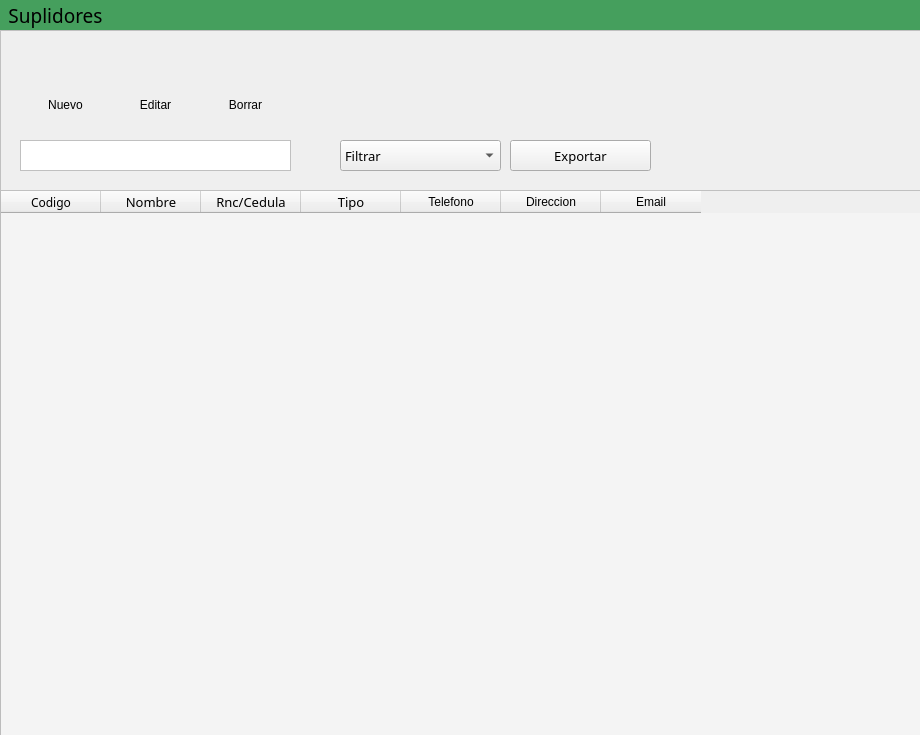
<?xml version="1.0" encoding="UTF-8"?>
<ui version="4.0">
 <class>MainWindow</class>
 <widget class="QMainWindow" name="MainWindow">
  <property name="geometry">
   <rect>
    <x>0</x>
    <y>0</y>
    <width>920</width>
    <height>735</height>
   </rect>
  </property>
  <property name="minimumSize">
   <size>
    <width>0</width>
    <height>0</height>
   </size>
  </property>
  <property name="windowTitle">
   <string>MainWindow</string>
  </property>
  <widget class="QWidget" name="centralwidget">
   <property name="styleSheet">
    <string notr="true">QTableWidget{

background: #f4f4f4;


}</string>
   </property>
   <widget class="QWidget" name="widget_2" native="true">
    <property name="geometry">
     <rect>
      <x>0</x>
      <y>0</y>
      <width>1231</width>
      <height>31</height>
     </rect>
    </property>
    <property name="styleSheet">
     <string notr="true">background: rgb(69, 159, 93);</string>
    </property>
    <widget class="QLabel" name="label">
     <property name="geometry">
      <rect>
       <x>0</x>
       <y>0</y>
       <width>111</width>
       <height>31</height>
      </rect>
     </property>
     <property name="font">
      <font>
       <family>Bahnschrift SemiBold</family>
       <pointsize>14</pointsize>
      </font>
     </property>
     <property name="styleSheet">
      <string notr="true">COLOR: black;</string>
     </property>
     <property name="text">
      <string>&lt;html&gt;&lt;head/&gt;&lt;body&gt;&lt;p align=&quot;center&quot;&gt;Suplidores&lt;/p&gt;&lt;/body&gt;&lt;/html&gt;</string>
     </property>
    </widget>
   </widget>
   <widget class="QTableWidget" name="suppliers">
    <property name="geometry">
     <rect>
      <x>0</x>
      <y>190</y>
      <width>921</width>
      <height>561</height>
     </rect>
    </property>
    <property name="styleSheet">
     <string notr="true">font: 25 10pt &quot;Bahnschrift Light&quot;;</string>
    </property>
    <column>
     <property name="text">
      <string>Codigo</string>
     </property>
     <property name="font">
      <font>
       <family>Bahnschrift Light</family>
      </font>
     </property>
    </column>
    <column>
     <property name="text">
      <string>Nombre</string>
     </property>
     <property name="font">
      <font>
       <family>Bahnschrift Light</family>
       <pointsize>10</pointsize>
      </font>
     </property>
    </column>
    <column>
     <property name="text">
      <string>Rnc/Cedula</string>
     </property>
     <property name="font">
      <font>
       <family>Bahnschrift Light</family>
       <pointsize>10</pointsize>
      </font>
     </property>
    </column>
    <column>
     <property name="text">
      <string>Tipo</string>
     </property>
     <property name="font">
      <font>
       <family>Bahnschrift Light</family>
       <pointsize>10</pointsize>
      </font>
     </property>
    </column>
    <column>
     <property name="text">
      <string>Telefono</string>
     </property>
    </column>
    <column>
     <property name="text">
      <string>Direccion</string>
     </property>
    </column>
    <column>
     <property name="text">
      <string>Email</string>
     </property>
    </column>
   </widget>
   <widget class="QWidget" name="widget" native="true">
    <property name="geometry">
     <rect>
      <x>0</x>
      <y>30</y>
      <width>921</width>
      <height>161</height>
     </rect>
    </property>
    <property name="styleSheet">
     <string notr="true">#widget{
border:1px solid #C0C0C0 ;
background: qlineargradient(x1: 0, y1: 1, x2: 0, y2: 0,
stop: 0 rgb(190, 190, 190),
stop: 1 #DCDCDC);
}

QFrame::hover {
background: rgb(170, 170, 170);

}</string>
    </property>
    <widget class="QLineEdit" name="searchinput">
     <property name="geometry">
      <rect>
       <x>20</x>
       <y>110</y>
       <width>271</width>
       <height>31</height>
      </rect>
     </property>
     <property name="font">
      <font>
       <family>Bahnschrift Light</family>
       <pointsize>10</pointsize>
      </font>
     </property>
     <property name="styleSheet">
      <string notr="true">border:1px solid #C0C0C0 ;</string>
     </property>
     <property name="alignment">
      <set>Qt::AlignCenter</set>
     </property>
    </widget>
    <widget class="QPushButton" name="searchbuttot">
     <property name="geometry">
      <rect>
       <x>300</x>
       <y>110</y>
       <width>31</width>
       <height>31</height>
      </rect>
     </property>
     <property name="styleSheet">
      <string notr="true">border: none;
background: transparent;</string>
     </property>
     <property name="text">
      <string/>
     </property>
     <property name="icon">
      <iconset>
       <normaloff>../../.designer/IMGS/13.png</normaloff>
       <normalon>../IMGS/13.png</normalon>../../.designer/IMGS/13.png</iconset>
     </property>
    </widget>
    <widget class="QComboBox" name="comboBox">
     <property name="geometry">
      <rect>
       <x>340</x>
       <y>110</y>
       <width>161</width>
       <height>31</height>
      </rect>
     </property>
     <property name="font">
      <font>
       <family>Bahnschrift Light</family>
       <pointsize>10</pointsize>
      </font>
     </property>
     <property name="styleSheet">
      <string notr="true"/>
     </property>
     <item>
      <property name="text">
       <string>Filtrar</string>
      </property>
      <property name="icon">
       <iconset>
        <normalon>../IMGS/41.png</normalon>
       </iconset>
      </property>
     </item>
    </widget>
    <widget class="QPushButton" name="exportsuppliers">
     <property name="geometry">
      <rect>
       <x>510</x>
       <y>110</y>
       <width>141</width>
       <height>31</height>
      </rect>
     </property>
     <property name="font">
      <font>
       <family>Bahnschrift Light</family>
       <pointsize>10</pointsize>
      </font>
     </property>
     <property name="cursor">
      <cursorShape>PointingHandCursor</cursorShape>
     </property>
     <property name="text">
      <string>Exportar</string>
     </property>
     <property name="icon">
      <iconset>
       <normaloff>../IMGS/40.png</normaloff>../IMGS/40.png</iconset>
     </property>
     <property name="iconSize">
      <size>
       <width>19</width>
       <height>19</height>
      </size>
     </property>
    </widget>
    <widget class="QFrame" name="New">
     <property name="geometry">
      <rect>
       <x>20</x>
       <y>10</y>
       <width>91</width>
       <height>81</height>
      </rect>
     </property>
     <property name="cursor">
      <cursorShape>PointingHandCursor</cursorShape>
     </property>
     <property name="styleSheet">
      <string notr="true">border-radius: 10px;
</string>
     </property>
     <property name="frameShape">
      <enum>QFrame::StyledPanel</enum>
     </property>
     <property name="frameShadow">
      <enum>QFrame::Raised</enum>
     </property>
     <widget class="QLabel" name="Nuevo">
      <property name="geometry">
       <rect>
        <x>0</x>
        <y>50</y>
        <width>91</width>
        <height>31</height>
       </rect>
      </property>
      <property name="styleSheet">
       <string notr="true"/>
      </property>
      <property name="text">
       <string>&lt;html&gt;&lt;head/&gt;&lt;body&gt;&lt;p align=&quot;center&quot;&gt;Nuevo&lt;/p&gt;&lt;/body&gt;&lt;/html&gt;</string>
      </property>
     </widget>
     <widget class="QLabel" name="suppliericon">
      <property name="geometry">
       <rect>
        <x>25</x>
        <y>10</y>
        <width>40</width>
        <height>40</height>
       </rect>
      </property>
      <property name="styleSheet">
       <string notr="true">background: None;</string>
      </property>
      <property name="text">
       <string/>
      </property>
      <property name="pixmap">
       <pixmap>../IMGS/43.png</pixmap>
      </property>
      <property name="scaledContents">
       <bool>true</bool>
      </property>
     </widget>
     <widget class="QPushButton" name="newsupplierbutton">
      <property name="geometry">
       <rect>
        <x>0</x>
        <y>0</y>
        <width>91</width>
        <height>81</height>
       </rect>
      </property>
      <property name="styleSheet">
       <string notr="true">
border: None;</string>
      </property>
      <property name="text">
       <string/>
      </property>
     </widget>
    </widget>
    <widget class="QFrame" name="delete_2">
     <property name="geometry">
      <rect>
       <x>200</x>
       <y>10</y>
       <width>91</width>
       <height>81</height>
      </rect>
     </property>
     <property name="cursor">
      <cursorShape>PointingHandCursor</cursorShape>
     </property>
     <property name="styleSheet">
      <string notr="true">border-radius: 10px;
</string>
     </property>
     <property name="frameShape">
      <enum>QFrame::StyledPanel</enum>
     </property>
     <property name="frameShadow">
      <enum>QFrame::Raised</enum>
     </property>
     <widget class="QLabel" name="Borrar">
      <property name="geometry">
       <rect>
        <x>0</x>
        <y>50</y>
        <width>91</width>
        <height>31</height>
       </rect>
      </property>
      <property name="styleSheet">
       <string notr="true"/>
      </property>
      <property name="text">
       <string>&lt;html&gt;&lt;head/&gt;&lt;body&gt;&lt;p align=&quot;center&quot;&gt;Borrar&lt;/p&gt;&lt;/body&gt;&lt;/html&gt;</string>
      </property>
     </widget>
     <widget class="QLabel" name="deleteicon">
      <property name="geometry">
       <rect>
        <x>25</x>
        <y>10</y>
        <width>40</width>
        <height>40</height>
       </rect>
      </property>
      <property name="styleSheet">
       <string notr="true">background: None;</string>
      </property>
      <property name="text">
       <string/>
      </property>
      <property name="pixmap">
       <pixmap>../IMGS/44.png</pixmap>
      </property>
      <property name="scaledContents">
       <bool>true</bool>
      </property>
     </widget>
     <widget class="QPushButton" name="deletebutton">
      <property name="geometry">
       <rect>
        <x>0</x>
        <y>0</y>
        <width>91</width>
        <height>81</height>
       </rect>
      </property>
      <property name="styleSheet">
       <string notr="true">
border: None;</string>
      </property>
      <property name="text">
       <string/>
      </property>
     </widget>
    </widget>
    <widget class="QFrame" name="edit">
     <property name="geometry">
      <rect>
       <x>110</x>
       <y>10</y>
       <width>91</width>
       <height>81</height>
      </rect>
     </property>
     <property name="cursor">
      <cursorShape>PointingHandCursor</cursorShape>
     </property>
     <property name="styleSheet">
      <string notr="true">border-radius: 10px;
</string>
     </property>
     <property name="frameShape">
      <enum>QFrame::StyledPanel</enum>
     </property>
     <property name="frameShadow">
      <enum>QFrame::Raised</enum>
     </property>
     <widget class="QLabel" name="Editar">
      <property name="geometry">
       <rect>
        <x>0</x>
        <y>50</y>
        <width>91</width>
        <height>31</height>
       </rect>
      </property>
      <property name="styleSheet">
       <string notr="true"/>
      </property>
      <property name="text">
       <string>&lt;html&gt;&lt;head/&gt;&lt;body&gt;&lt;p align=&quot;center&quot;&gt;Editar&lt;/p&gt;&lt;/body&gt;&lt;/html&gt;</string>
      </property>
     </widget>
     <widget class="QLabel" name="editicon">
      <property name="geometry">
       <rect>
        <x>25</x>
        <y>10</y>
        <width>40</width>
        <height>40</height>
       </rect>
      </property>
      <property name="styleSheet">
       <string notr="true">background: None;</string>
      </property>
      <property name="text">
       <string/>
      </property>
      <property name="pixmap">
       <pixmap>../IMGS/20.png</pixmap>
      </property>
      <property name="scaledContents">
       <bool>true</bool>
      </property>
     </widget>
     <widget class="QPushButton" name="editbutton">
      <property name="geometry">
       <rect>
        <x>0</x>
        <y>0</y>
        <width>91</width>
        <height>81</height>
       </rect>
      </property>
      <property name="styleSheet">
       <string notr="true">
border: None;</string>
      </property>
      <property name="text">
       <string/>
      </property>
     </widget>
    </widget>
   </widget>
  </widget>
 </widget>
 <resources/>
 <connections/>
</ui>
